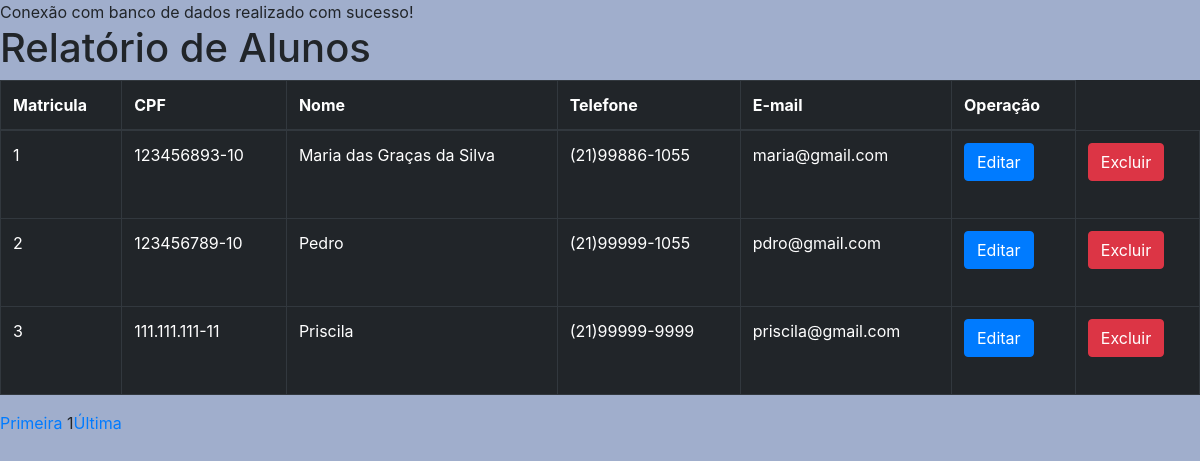
Screenshot of /relalunos.php with the database file from the repository.
### tables this page shows
CREATE TABLE `aluno` (
  `matricula` int(11) NOT NULL,
  `nome` varchar(60) NOT NULL,
  `telefone` varchar(15) NOT NULL,
  `sexo` char(1) NOT NULL,
  `cpf` char(14) NOT NULL,
  `rg` varchar(15) NOT NULL,
  `datanascimento` date NOT NULL,
  `cep` char(9) NOT NULL,
  `numerocasa` smallint(6) NOT NULL,
  `complemento` varchar(30) DEFAULT NULL,
  `foto` varchar(255) DEFAULT NULL,
  `email` varchar(255) NOT NULL,
  `senha` varchar(255) NOT NULL,
  `status` char(1) NOT NULL
);

### relalunos.php (the view, shortened to what this page needs)
<?php
    require_once 'head.php';
    include_once 'conexao.php';
    $pagatual = filter_input(INPUT_GET, "page", FILTER_SANITIZE_NUMBER_INT);
	$pag = (!empty($pagatual)) ? $pagatual : 1;
    $limitereg = 3;
    $inicio = ($limitereg * $pag) - $limitereg;
    $busca= "SELECT matricula, cpf, nome, telefone, email
              from aluno WHERE status = 'A'
              LIMIT $inicio , $limitereg";
    $resultado = $conn->prepare($busca);
    $resultado->execute();
    if (($resultado) AND ($resultado->rowCount() != 0)){
     echo "<h1>Relatório de Alunos</h1>";
?>
     <table class="table table-bordered table-dark">
     <thead>
        <tr>
            <th scope="col">Matricula</th>
            <th scope="col">CPF</th>
            <th scope="col">Nome</th>
            <th scope="col">Telefone</th>
            <th scope="col">E-mail</th>
            <th scope="col">Operação</th>
        </tr>
    </thead>
  <tbody>
<?php
 while ($linha = $resultado->fetch(PDO::FETCH_ASSOC)) {
 extract($linha);
?>
        <tr>
          <td scope="row"><?php echo $matricula ?></td>
          <td><?php echo $cpf ?></td>
          <td><?php echo $nome ?></td>
          <td><?php echo $telefone ?></td>
          <td><?php echo $email ?></td>
          <td>
            <?php echo "<a href='editar.php?matricula=$matricula'>" ; ?>
            <input type="submit" class="btn btn-primary" name="editar" value="Editar">
          </td>
          <td>
            <?php echo "<a href='excluir.php?matricula=$matricula'>" ; ?>
            <input type="submit" class="btn btn-danger" name="excluir" value="Excluir">
          </td>
        </tr>
<?php
        }
?>
 </tbody>
</table>
<?php
}else{
    echo "Não tem registros";
}
  $qtregistro = "SELECT COUNT(matricula) AS registros FROM aluno WHERE status = 'A' " ;
  $resultado = $conn->prepare($qtregistro);
  $resultado->execute();
  $resposta = $resultado->fetch(PDO::FETCH_ASSOC);
  $qnt_pagina = ceil($resposta['registros'] / $limitereg);
   echo "<a href='relalunos.php?page=1'>Primeira</a> ";
 echo "$pag";
 echo "<a href='relalunos.php?page=$qnt_pagina'>Última</a> ";
?>

### style.css (style rules this page uses)
body { background: #a0aecc; }
.btn-primary { margin-bottom: 25px; }

### rows the page displays
aluno: matricula "1", cpf "123456893-10", nome "Maria das Graças da Silva", telefone "(21)99886-1055", email "maria@gmail.com"
aluno: matricula "2", cpf "123456789-10", nome "Pedro", telefone "(21)99999-1055", email "pdro@gmail.com"
aluno: matricula "3", cpf "111.111.111-11", nome "Priscila", telefone "(21)99999-9999", email "priscila@gmail.com"

### other values shown
$pag "1"
